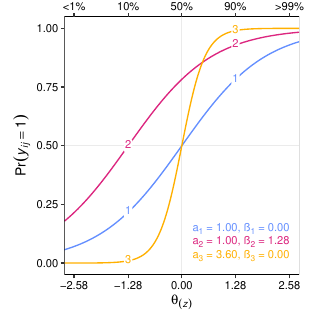

Reproduce this figure in R.
rm(list = ls())

# Notes -------------------------------------------------------------------


# Library -----------------------------------------------------------------

  # Install packages
  # install.packages("tidyverse")
  # install.packages("ggtext")
  
  # Load packages
  library(tidyverse)
  library(ggtext)


# Functions ---------------------------------------------------------------

  # Link function
  inv_logit <- function(x) exp(x) / ( 1 + exp(x) )
  
  # IRT equation
  irt <- function(theta, alpha, beta) {
    inv_logit(alpha*(theta + beta))
  }
  irt <- Vectorize(irt)
  

# Visualize ---------------------------------------------------------------
  
  # Make figure
  ggplot() +
    geom_vline(xintercept = 0.0, colour = "grey92", size = 0.455) +
    geom_hline(yintercept = 0.5, colour = "grey92", size = 0.455) +
    stat_function(
      aes(colour = "Action 1"),
      fun = irt, 
      args = list(
        alpha = 1.00,
        beta  = 0.00
      ),
      n = 10001, size = 0.455
    ) +
    stat_function(
      aes(colour = "Action 2"),
      fun = irt, 
      args = list(
        alpha = 1.00,
        beta  = qnorm(0.9)
      ),
      n = 10001, size = 0.455
    ) +
    stat_function(
      aes(colour = "Action 3"),
      fun = irt, 
      args = list(
        alpha = 3.60,
        beta  = 0.00
      ),
      n = 10001, size = 0.455
    ) +
    annotate(
      geom = "rich_text",
      x = c(rep(qnorm(0.1), 3), rep(qnorm(0.9), 3)),
      y = c(
        irt(qnorm(0.1), 1.00, 0.00),
        irt(qnorm(0.1), 1.00, qnorm(0.9)),
        irt(qnorm(0.1), 3.60, 0.00),
        irt(qnorm(0.9), 1.00, 0.00),
        irt(qnorm(0.9), 1.00, qnorm(0.9)),
        irt(qnorm(0.9), 3.60, 0.00)
      ),
      label = rep(1:3, 2),
      colour = rep(c("#648FFF", "#DC267F", "#FFB000"), 2),
      label.colour = NA,
      label.padding = unit(0.05, "lines"),
      label.r = unit(0.05, "lines"),
      size = 8/.pt
    ) + 
    annotate(
      geom = "rich_text",
      x = qnorm(0.995), y = 0,
      label = "<span style='color:#648FFF'>&alpha;<sub>1</sub> = 1.00, &beta;<sub>1</sub> = 0.00</span><br><span style='color:#DC267F'>&alpha;<sub>2</sub> = 1.00, &beta;<sub>2</sub> = 1.28</span><br><span style='color:#FFB000'>&alpha;<sub>3</sub> = 3.60, &beta;<sub>3</sub> = 0.00</span>",
      vjust = 0, hjust = 1,
      label.colour = NA,
      label.padding = unit(0, "lines"),
      size = 8/.pt
    ) +
    scale_x_continuous(
      limits = qnorm(c(0.0025, 0.9975)),
      breaks = qnorm(c(0.005, 0.1, 0.5, 0.9, 0.995)),
      minor_breaks = NULL,
      labels = scales::number(qnorm(c(0.005, 0.1, 0.5, 0.9, 0.995)), accuracy = 0.01),
      sec.axis = dup_axis(
        name = NULL,
        breaks = qnorm(c(0.005, 0.1, 0.5, 0.9, 0.995)),
        labels = c("<1%", "10%", "50%", "90%", ">99%")
      ),
      expand = c(0, 0)
    ) +
    scale_y_continuous(
      minor_breaks = NULL
    ) +
    scale_colour_manual(
      values = c("#648FFF", "#DC267F", "#FFB000")
    ) +
    coord_fixed(dist(qnorm(c(0.0025, 0.9975)))/1) +
    theme_classic(base_size = 10) +
    theme(
      legend.position = "none",
      strip.background = element_blank(),
      axis.line = element_blank(),
      axis.text = element_text(colour = "black"),
      axis.title = element_text(size = 10, colour = "black"),
      panel.background = element_rect(colour = "black", fill = NA),
      panel.ontop = TRUE,
      plot.margin = margin(0, 0, 0, 0)
    ) +
    labs(
      x = expression(theta[(italic(z))]),
      y = expression(Pr(italic(y[ij])==1)),
      colour = NULL
    )
  

# Export ------------------------------------------------------------------

  # Export as .png
  ggsave(
    "Scale Development/figures/figure-1.png",
    width = (6.5 - 18/72.27)/2, height = (6.5 - 18/72.27)/2, units = "in", 
    dpi = 600, type = "cairo"
  )
  
  # Export as .pdf
  ggsave(
    "Scale Development/figures/figure-1.pdf",
    width = (6.5 - 18/72.27)/2, height = (6.5 - 18/72.27)/2, units = "in",
    device = cairo_pdf
  )
  